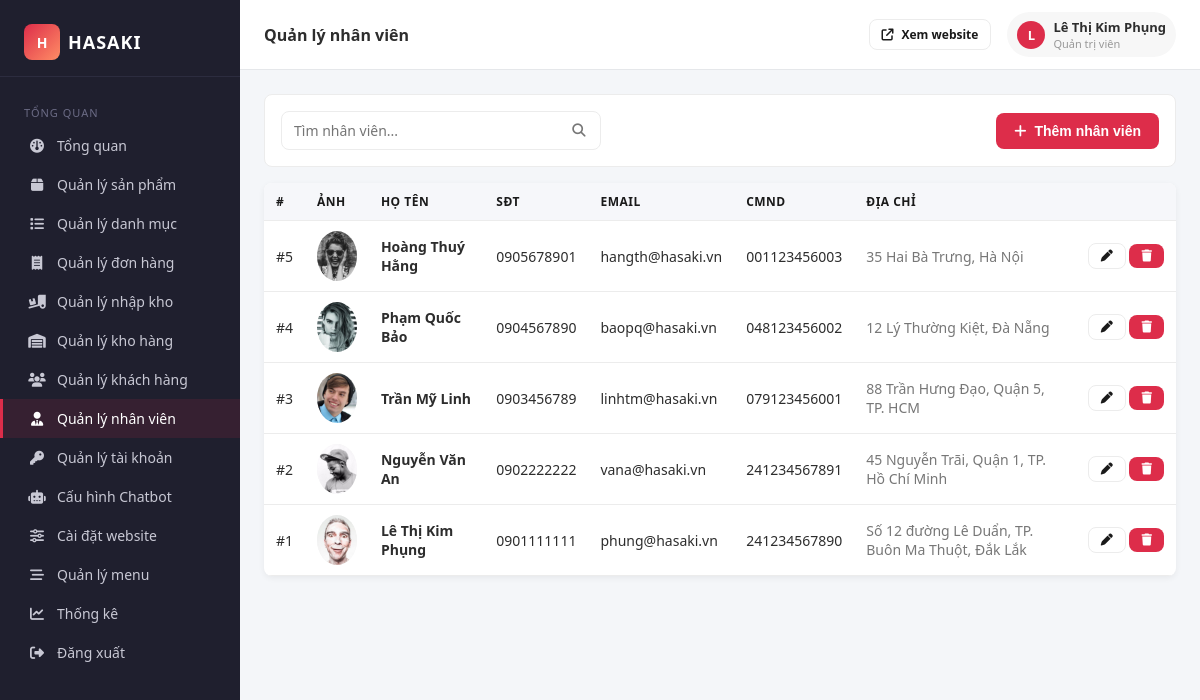
The app's page /admin/employees.php (signed in) with its own data.
### tables this page shows
CREATE TABLE `nhanvien` (
  `MaNV` int NOT NULL,
  `TenNV` varchar(100) NOT NULL,
  `DiaChi` varchar(255) DEFAULT NULL,
  `SDT` varchar(15) DEFAULT NULL,
  `Email` varchar(100) DEFAULT NULL,
  `CMND` varchar(20) NOT NULL,
  `GioiTinh` varchar(10) DEFAULT NULL,
  `AnhNhanVien` varchar(255) DEFAULT NULL,
  `MaTaiKhoan` int DEFAULT NULL
);

### src/helpers/functions.php (called while the page is built, shortened)
<?php
function e(?string $value): string {
    return htmlspecialchars($value ?? '', ENT_QUOTES, 'UTF-8');
}
function asset(string $path): string {
    return BASE_URL . '/assets/' . ltrim($path, '/');
}

### config/database.php (called while the page is built, shortened)
<?php
class Database {
    private static ?PDO $pdo = null;
    public static function getConnection(): PDO {
        if (self::$pdo === null) {
            $dsn = 'mysql:host=' . DB_HOST . ';dbname=' . DB_NAME . ';charset=' . DB_CHARSET;
            $options = [
                PDO::ATTR_ERRMODE              => PDO::ERRMODE_EXCEPTION,
                PDO::ATTR_DEFAULT_FETCH_MODE   => PDO::FETCH_ASSOC,
                PDO::ATTR_EMULATE_PREPARES     => false,
                PDO::MYSQL_ATTR_INIT_COMMAND   => "SET NAMES utf8mb4 COLLATE utf8mb4_unicode_ci",
            ];
            self::$pdo = new PDO($dsn, DB_USER, DB_PASS, $options);
        }
        return self::$pdo;
    }
}

### src/Business/EmployeeBLL.php (called while the page is built, shortened)
<?php
require_once __DIR__ . '/../DataAccess/EmployeeDAL.php';
class EmployeeBLL {
    private EmployeeDAL $dal;
    public function __construct() { $this->dal = new EmployeeDAL(); }
    public function getAll(): array { return $this->dal->getAll(); }
}

### src/DataAccess/BaseDAL.php (called while the page is built, shortened)
<?php
require_once __DIR__ . '/../../config/database.php';
abstract class BaseDAL {
    public function __construct() {
        $this->db = Database::getConnection();
    }
}

### src/DataAccess/EmployeeDAL.php (called while the page is built, shortened)
<?php
require_once __DIR__ . '/BaseDAL.php';
class EmployeeDAL extends BaseDAL {
    public function getAll(): array {
        $stmt = $this->db->query("SELECT * FROM NhanVien ORDER BY MaNV DESC");
        return $stmt->fetchAll();
    }
}

### public/admin/employees.php (the view, shortened to what this page needs)
<?php
require_once __DIR__ . '/../../src/Business/EmployeeBLL.php';
$bll = new EmployeeBLL();
$keyword = trim($_GET['q'] ?? '');
$rows = $keyword !== '' ? $bll->search($keyword) : $bll->getAll();
require __DIR__ . '/includes/layout-top.php';
?>
<div class="toolbar">
  <form class="search" method="get">
    <input type="text" name="q" placeholder="Tìm nhân viên..." value="<?= e($keyword) ?>">
    <button><i class="fa-solid fa-magnifying-glass"></i></button>
  </form>
  <button class="btn" data-modal-open="modal-create"><i class="fa-solid fa-plus"></i> Thêm nhân viên</button>
</div>
<table class="table">
  <thead><tr><th>#</th><th>Ảnh</th><th>Họ tên</th><th>SĐT</th><th>Email</th><th>CMND</th><th>Địa chỉ</th><th></th></tr></thead>
  <tbody>
    <?php if (empty($rows)): ?>
      <tr><td colspan="8" class="text-center muted">Không có dữ liệu</td></tr>
    <?php else: foreach ($rows as $r): ?>
      <tr>
        <td>#<?= (int)$r['MaNV'] ?></td>
        <td>
          <?php if (!empty($r['AnhNhanVien'])): ?>
            <img class="thumb" src="<?= asset(e($r['AnhNhanVien'])) ?>" style="border-radius:50%" onerror="this.style.display='none'">
          <?php else: ?>
            <div class="thumb" style="border-radius:50%;background:#fff0f3;color:#ff5e8e;display:flex;align-items:center;justify-content:center;font-weight:700"><?= e(mb_strtoupper(mb_substr($r['TenNV'], 0, 1))) ?></div>
          <?php endif; ?>
        </td>
        <td><strong><?= e($r['TenNV']) ?></strong></td>
        <td><?= e($r['SDT']) ?></td>
        <td><?= e($r['Email']) ?></td>
        <td><?= e($r['CMND']) ?></td>
        <td class="muted"><?= e($r['DiaChi']) ?></td>
        <td class="actions">
          <a class="btn-outline btn btn-sm" href="?action=edit&id=<?= (int)$r['MaNV'] ?>"><i class="fa-solid fa-pen"></i></a>
          <a class="btn-danger btn btn-sm" href="?action=delete&id=<?= (int)$r['MaNV'] ?>" data-confirm="Xóa nhân viên này?"><i class="fa-solid fa-trash"></i></a>
        </td>
      </tr>
    <?php endforeach; endif; ?>
  </tbody>
</table>
<?php require __DIR__ . '/includes/layout-bottom.php'; ?>

### public/assets/css/admin.css (style rules this page uses)
*, *::before, *::after { box-sizing: border-box; }
html, body { margin: 0; padding: 0; font-family: "Segoe UI", "Roboto", "Helvetica Neue", Arial, sans-serif; font-size: 14px; background: #f4f6f9; color: #2d2d2d; }
a { color: #1a1a1a; text-decoration: none; }
img { max-width: 100%; display: block; }
.toolbar { background: #fff; border: 1px solid #ececec; border-radius: 8px; padding: 16px; margin-bottom: 16px; display: flex; gap: 16px; flex-wrap: wrap; justify-content: space-between; align-items: center; }
.toolbar .search { flex: 0 1 320px; position: relative; }
.toolbar .search input { padding-right: 40px; }
.toolbar .search button { position: absolute; right: 4px; top: 4px; bottom: 4px; border: 0; background: transparent; cursor: pointer; width: 36px; color: #777; }
.btn { display: inline-flex; align-items: center; justify-content: center; gap: 8px; padding: 10px 18px; border: 0; background: #DD2D4A; color: #fff; font-weight: 600; border-radius: 8px; cursor: pointer; transition: filter 0.2s, transform 0.1s; text-decoration: none; font-size: 14px; }
.btn-outline { display: inline-flex; align-items: center; justify-content: center; gap: 8px; padding: 10px 18px; border: 0; background: transparent; color: #1a1a1a; font-weight: 600; border-radius: 8px; cursor: pointer; transition: filter 0.2s, transform 0.1s; text-decoration: none; font-size: 14px; }
.btn-outline { border: 1px solid #ececec; }
.btn-danger { display: inline-flex; align-items: center; justify-content: center; gap: 8px; padding: 10px 18px; border: 0; background: #DD2D4A; color: #fff; font-weight: 600; border-radius: 8px; cursor: pointer; transition: filter 0.2s, transform 0.1s; text-decoration: none; font-size: 14px; }
.btn-sm { padding: 6px 12px; font-size: 12px; }
.input, input:not([type=submit]):not([type=button]):not([type=checkbox]):not([type=radio]):not([type=file]):not([type=color]):not([type=range]):not([type=image]), select, textarea { width: 100%; padding: 9px 12px; font-size: 14px; font-family: inherit; background: #fff; border: 1px solid #ececec; border-radius: 8px; outline: none; transition: border-color 0.2s, box-shadow 0.2s; }
.table { width: 100%; border-collapse: collapse; background: #fff; border-radius: 8px; overflow: hidden; box-shadow: 0 2px 6px rgba(0, 0, 0, 0.06); }
.table th, .table td { padding: 10px 12px; border-bottom: 1px solid #ececec; text-align: left; font-size: 14px; vertical-align: middle; }
.table th { background: #f6f7fa; font-size: 12px; text-transform: uppercase; letter-spacing: 0.5px; color: #1a1a1a; font-weight: 700; }
.table .thumb { width: 50px; height: 50px; border-radius: 8px; object-fit: cover; background: #f7f7f7; }
.table td.actions { white-space: nowrap; }
.muted { color: #777; }

### records on screen
nhanvien: MaNV "5", AnhNhanVien (picture), TenNV "Hoàng Thuý Hằng", SDT "0905678901", Email "hangth@hasaki.vn", CMND "001123456003", DiaChi "35 Hai Bà Trưng, Hà Nội"
nhanvien: MaNV "4", AnhNhanVien (picture), TenNV "Phạm Quốc Bảo", SDT "0904567890", Email "baopq@hasaki.vn", CMND "048123456002", DiaChi "12 Lý Thường Kiệt, Đà Nẵng"
nhanvien: MaNV "3", AnhNhanVien (picture), TenNV "Trần Mỹ Linh", SDT "0903456789", Email "linhtm@hasaki.vn", CMND "079123456001", DiaChi "88 Trần Hưng Đạo, Quận 5, TP. HCM"
nhanvien: MaNV "2", AnhNhanVien (picture), TenNV "Nguyễn Văn An", SDT "0902222222", Email "vana@hasaki.vn", CMND "241234567891", DiaChi "45 Nguyễn Trãi, Quận 1, TP. Hồ Chí Minh"
nhanvien: MaNV "1", AnhNhanVien (picture), TenNV "Lê Thị Kim Phụng", SDT "0901111111", Email "phung@hasaki.vn", CMND "241234567890", DiaChi "Số 12 đường Lê Duẩn, TP. Buôn Ma Thuột, Đắk Lắk"

### other values on screen
$label "Tổng quan"
$label "Quản lý sản phẩm"
$label "Quản lý danh mục"
$label "Quản lý đơn hàng"
$label "Quản lý nhập kho"
$label "Quản lý kho hàng"
$label "Quản lý khách hàng"
$label "Quản lý nhân viên"
$label "Quản lý tài khoản"
$label "Cấu hình Chatbot"
$label "Cài đặt website"
$label "Quản lý menu"
$label "Thống kê"
$page_title "Quản lý nhân viên"
mb_strtoupper(mb_substr($_SESSION['display_name'] ?? 'A', 0, 1)) "L"
